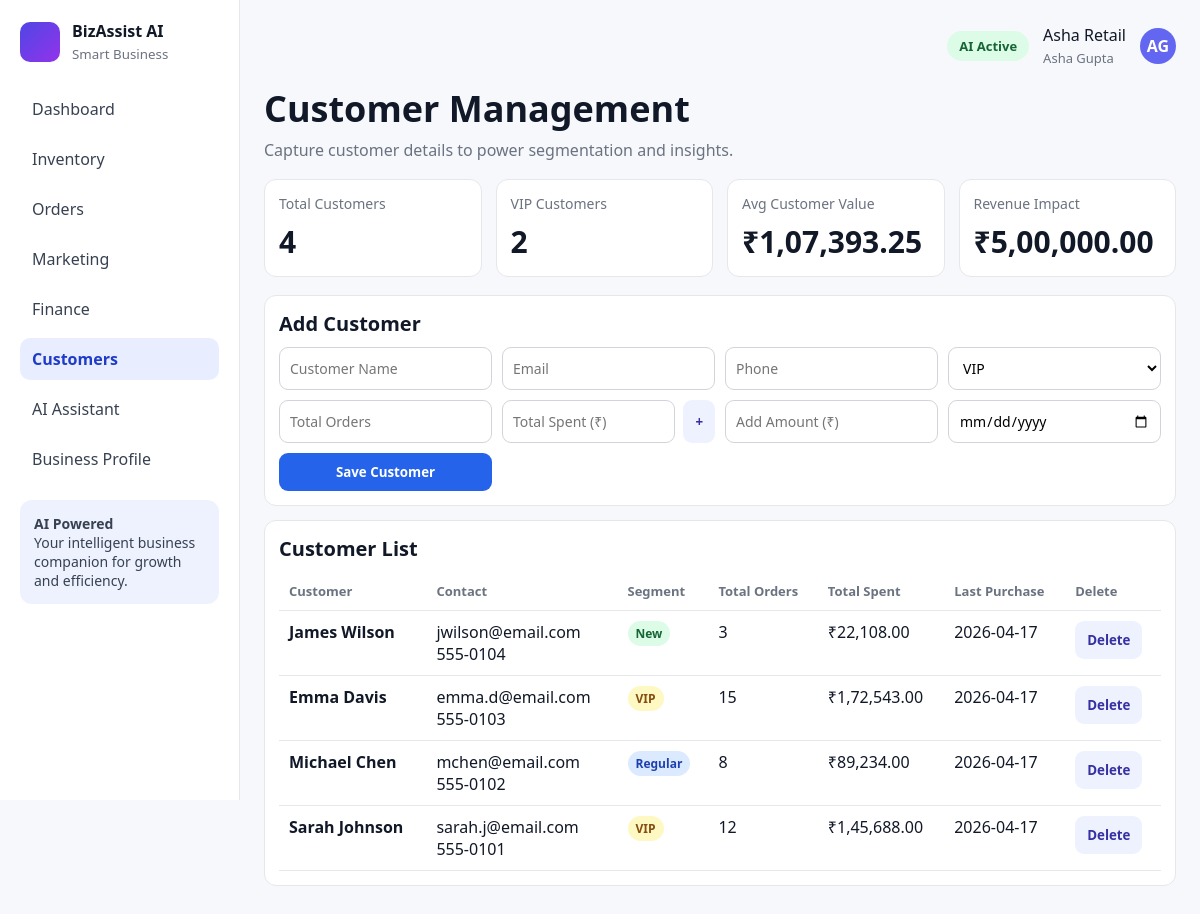
The page /customers on the database as committed earlier.
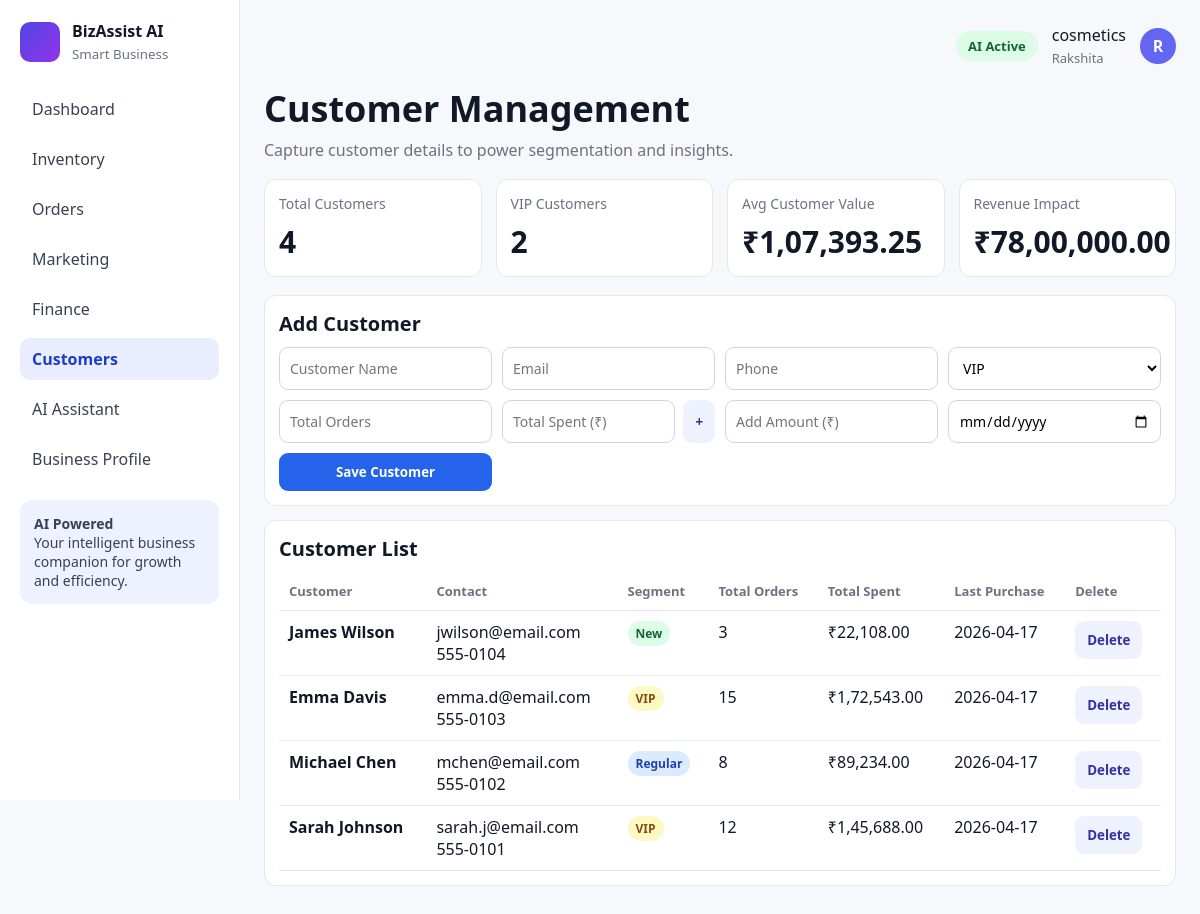
The same page on the database as committed later.
### tables this page shows
CREATE TABLE business_profile (
            id INTEGER PRIMARY KEY CHECK (id = 1),
            owner_name TEXT NOT NULL,
            business_name TEXT NOT NULL,
            email TEXT NOT NULL,
            phone TEXT NOT NULL,
            business_type TEXT NOT NULL,
            monthly_revenue REAL NOT NULL DEFAULT 0,
            monthly_expenses REAL NOT NULL DEFAULT 0,
            marketing_spend REAL NOT NULL DEFAULT 0,
            growth_target REAL NOT NULL DEFAULT 0
        );

### app.py (the view, shortened to what this page needs)
@app.route("/customers", methods=["GET", "POST"])
def customers():
    if not business_profile_required():
        return redirect(url_for("login"))
    conn = get_db_connection()
    rows = conn.execute("SELECT * FROM customers ORDER BY id DESC").fetchall()
    metrics = query_metrics(conn)
    conn.close()
    return render_template(
        "customers.html",
        active_page="customers",
        customers=rows,
        metrics=metrics,
    )

### app.py (called while the page is built)
def get_db_connection():
    conn = sqlite3.connect("database.db")
    conn.row_factory = sqlite3.Row
    return conn

def format_inr(value):
    try:
        amount = float(value or 0)
    except (TypeError, ValueError):
        amount = 0
    sign = "-" if amount < 0 else ""
    amount = abs(amount)
    integer = int(amount)
    decimal = f"{amount:.2f}".split(".")[1]
    s = str(integer)
    if len(s) > 3:
        head = s[:-3]
        tail = s[-3:]
        chunks = []
        while len(head) > 2:
            chunks.insert(0, head[-2:])
            head = head[:-2]
        if head:
            chunks.insert(0, head)
        s = ",".join(chunks + [tail])
    return f"{sign}₹{s}.{decimal}"

def get_business_profile(conn):
    return conn.execute("SELECT * FROM business_profile WHERE id = 1").fetchone()

def business_profile_required():
    conn = get_db_connection()
    profile = get_business_profile(conn)
    conn.close()
    return profile is not None

### templates/customers.html (shortened to what this page needs)
{% extends "base.html" %}
{% block content %}
<h1 class="page-title">Customer Management</h1>
<p class="page-subtitle">Capture customer details to power segmentation and insights.</p>
<div class="cards">
    <div class="card"><h3>Total Customers</h3><div class="metric">{{ metrics.total_customers }}</div></div>
    <div class="card"><h3>VIP Customers</h3><div class="metric">{{ metrics.vip_customers }}</div></div>
    <div class="card"><h3>Avg Customer Value</h3><div class="metric">{{ metrics.avg_customer_value|inr }}</div></div>
    <div class="card"><h3>Revenue Impact</h3><div class="metric">{{ metrics.revenue|inr }}</div></div>
</div>
<div class="panel">
    <h3 class="section-title">Add Customer</h3>
    <form method="post" class="form-grid" id="customer-form">
        <input class="input" name="name" placeholder="Customer Name" required>
        <input class="input" type="email" name="email" placeholder="Email" required>
        <input class="input" name="phone" placeholder="Phone" required>
        <select name="segment"><option>VIP</option><option>Regular</option><option>New</option><option>At Risk</option></select>
        <input class="input" type="number" name="total_orders" placeholder="Total Orders" required>
        <div style="display:flex; gap:8px;">
            <input class="input" type="number" step="0.01" min="0" id="total-spent" name="total_spent" placeholder="Total Spent (₹)" required>
            <button class="btn btn-secondary" type="button" id="add-spent-btn">+</button>
        </div>
        <input class="input" type="number" step="0.01" min="0" id="spent-to-add" placeholder="Add Amount (₹)">
        <input class="input" type="date" name="last_purchase">
        <button class="btn btn-primary" type="submit">Save Customer</button>
    </form>
</div>
<div class="panel">
    <h3 class="section-title">Customer List</h3>
    <table>
        <thead><tr><th>Customer</th><th>Contact</th><th>Segment</th><th>Total Orders</th><th>Total Spent</th><th>Last Purchase</th><th>Delete</th></tr></thead>
        <tbody>
            {% for c in customers %}
            <tr>
                <td><b>{{ c["name"] }}</b></td>
                <td>{{ c["email"] }}<br>{{ c["phone"] }}</td>
                <td><span class="status {% if c['segment'] == 'VIP' %}status-yellow{% elif c['segment'] == 'Regular' %}status-blue{% else %}status-green{% endif %}">{{ c["segment"] }}</span></td>
                <td>{{ c["total_orders"] }}</td>
                <td>{{ c["total_spent"]|inr }}</td>
                <td>{{ c["last_purchase"] }}</td>
                <td>
                    <form method="post" action="/customers/delete/{{ c['id'] }}" onsubmit="return confirm('Delete this customer?');">
                        <button class="btn btn-secondary" type="submit">Delete</button>
                    </form>
                </td>
            </tr>
            {% endfor %}
        </tbody>
    </table>
</div>
{% endblock %}

### templates/base.html (shortened to what this page needs)
<!DOCTYPE html>
<html lang="en">
<head>
</head>
<body>
<div class="app">
    <aside class="sidebar">
        <div class="logo">
            <div class="logo-icon"></div>
            <div>
                <div><b>BizAssist AI</b></div>
                <small>Smart Business</small>
            </div>
        </div>
        <nav class="nav">
            <a href="/dashboard" class="{{ 'active' if active_page == 'dashboard' else '' }}">Dashboard</a>
            <a href="/inventory" class="{{ 'active' if active_page == 'inventory' else '' }}">Inventory</a>
            <a href="/orders" class="{{ 'active' if active_page == 'orders' else '' }}">Orders</a>
            <a href="/marketing" class="{{ 'active' if active_page == 'marketing' else '' }}">Marketing</a>
            <a href="/finance" class="{{ 'active' if active_page == 'finance' else '' }}">Finance</a>
            <a href="/customers" class="{{ 'active' if active_page == 'customers' else '' }}">Customers</a>
            <a href="/assistant" class="{{ 'active' if active_page == 'assistant' else '' }}">AI Assistant</a>
            <a href="/business-profile" class="{{ 'active' if active_page == 'business_profile' else '' }}">Business Profile</a>
        </nav>
        <div class="promo">
            <b>AI Powered</b>
            <p>Your intelligent business companion for growth and efficiency.</p>
        </div>
    </aside>
    <main class="content">
        <div class="topbar">
            <span class="pill">AI Active</span>
            <div>{{ business_name }}<br><span class="muted">{{ owner_name }}</span></div>
            <div class="avatar">{{ avatar_text }}</div>
        </div>
        {% block content %}{% endblock %}
    </main>
</div>
</body>
</html>

Rows that differ between the two databases and show on the page:
changed business_profile: business_name "Asha Retail" → "cosmetics"; owner_name "Asha Gupta" → "Rakshita"; revenue|inr "₹5,00,000.00" → "₹78,00,000.00"
Other text that changed with them:
{{ avatar_text }}: "AG" → "R"
